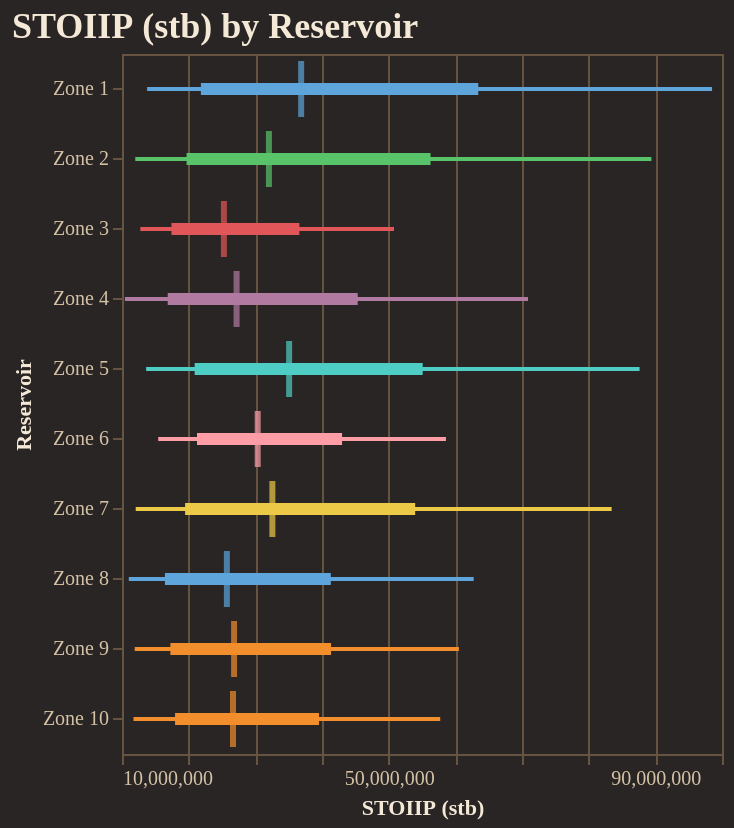

This figure's notebook cell:
### Code cell
fig = reporter.plotter.forest_plot(
    "STOIIP (stb)", 
    backend=PLOTTING_BACKEND
)
fig.show()

### Figure 1 — Vega-Lite specification as saved in the notebook (floating-point values rounded to 4 significant figures)
{"config": {"background": "#292524", "view": {"fill": "#292524", "stroke": "#665340"}, "title": {"color": "#f4e9d7", "font": "Merriweather", "fontSize": 18, "fontWeight": 600, "subtitleColor": "#d5c2a6", "anchor": "start"}, "axis": {"domainColor": "#665340", "gridColor": "#665340", "tickColor": "#665340", "labelColor": "#d5c2a6", "titleColor": "#f4e9d7", "labelFont": "Merriweather", "titleFont": "Merriweather"}, "legend": {"titleColor": "#f4e9d7", "labelColor": "#d5c2a6", "labelFont": "Merriweather", "titleFont": "Merriweather", "orient": "top-right", "symbolType": "circle"}, "header": {"labelColor": "#d5c2a6", "titleColor": "#f4e9d7", "labelFont": "Merriweather", "titleFont": "Merriweather"}, "mark": {"color": "#c78d3b"}, "line": {"color": "#c78d3b"}, "bar": {"color": "#c78d3b"}, "point": {"color": "#ddb06d"}, "area": {"color": "#c78d3b", "opacity": 0.35}, "text": {"color": "#f4e9d7", "font": "Merriweather"}, "range": {"category": ["#5DA5DA", "#F28E2B", "#59C36A", "#E15759", "#B07AA1", "#4ECDC4", "#FF9DA7", "#EDC948"]}}, "layer": [{"mark": {"type": "rule", "strokeWidth": 2}, "encoding": {"color": {"field": "group", "legend": null, "type": "nominal"}, "x": {"field": "p10", "scale": {"zero": false}, "title": "STOIIP (stb)", "type": "quantitative"}, "x2": {"field": "p90"}, "y": {"field": "group", "sort": ["Zone 1", "Zone 2", "Zone 3", "Zone 4", "Zone 5", "Zone 6", "Zone 7", "Zone 8", "Zone 9", "Zone 10"], "title": "Reservoir", "type": "nominal"}}}, {"mark": {"type": "rule", "strokeWidth": 6}, "encoding": {"color": {"field": "group", "legend": null, "type": "nominal"}, "x": {"field": "p25", "scale": {"zero": false}, "title": "STOIIP (stb)", "type": "quantitative"}, "x2": {"field": "p75"}, "y": {"field": "group", "sort": ["Zone 1", "Zone 2", "Zone 3", "Zone 4", "Zone 5", "Zone 6", "Zone 7", "Zone 8", "Zone 9", "Zone 10"], "title": "Reservoir", "type": "nominal"}}}, {"mark": {"type": "tick", "color": "black", "size": 28, "thickness": 3}, "encoding": {"color": {"field": "group", "legend": null, "type": "nominal"}, "tooltip": [{"field": "group", "title": "Group", "type": "nominal"}, {"field": "p10", "title": "P10", "type": "quantitative"}, {"field": "p25", "title": "P25", "type": "quantitative"}, {"field": "median", "title": "Median", "type": "quantitative"}, {"field": "p75", "title": "P75", "type": "quantitative"}, {"field": "p90", "title": "P90", "type": "quantitative"}], "x": {"field": "median", "scale": {"zero": false}, "title": "STOIIP (stb)", "type": "quantitative"}, "y": {"field": "group", "sort": ["Zone 1", "Zone 2", "Zone 3", "Zone 4", "Zone 5", "Zone 6", "Zone 7", "Zone 8", "Zone 9", "Zone 10"], "title": "Reservoir", "type": "nominal"}}}], "data": {"name": "data-6f6e7afdfa7526a20bf842ecfab5ce72"}, "height": 350, "title": "STOIIP (stb) by Reservoir", "width": "container", "$schema": "https://vega.github.io/schema/vega-lite/v5.20.1.json", "datasets": {"data-6f6e7afdfa7526a20bf842ecfab5ce72": [{"group": "Zone 1", "p10": 13770000.0, "p25": 21830000.0, "median": 36880000.0, "p75": 63440000.0, "p90": 98510000.0}, {"group": "Zone 2", "p10": 11990000.0, "p25": 19690000.0, "median": 32040000.0, "p75": 56280000.0, "p90": 89410000.0}, {"group": "Zone 3", "p10": 12750000.0, "p25": 17420000.0, "median": 25280000.0, "p75": 36610000.0, "p90": 50800000.0}, {"group": "Zone 4", "p10": 10440000.0, "p25": 16860000.0, "median": 27190000.0, "p75": 45360000.0, "p90": 70900000.0}, {"group": "Zone 5", "p10": 13620000.0, "p25": 20900000.0, "median": 35070000.0, "p75": 55100000.0, "p90": 87640000.0}, {"group": "Zone 6", "p10": 15430000.0, "p25": 21260000.0, "median": 30360000.0, "p75": 43010000.0, "p90": 58590000.0}, {"group": "Zone 7", "p10": 12060000.0, "p25": 19470000.0, "median": 32560000.0, "p75": 53980000.0, "p90": 83450000.0}, {"group": "Zone 8", "p10": 11020000.0, "p25": 16440000.0, "median": 25730000.0, "p75": 41320000.0, "p90": 62760000.0}, {"group": "Zone 9", "p10": 11910000.0, "p25": 17260000.0, "median": 26810000.0, "p75": 41360000.0, "p90": 60530000.0}, {"group": "Zone 10", "p10": 11730000.0, "p25": 17960000.0, "median": 26650000.0, "p75": 39560000.0, "p90": 57730000.0}]}}
